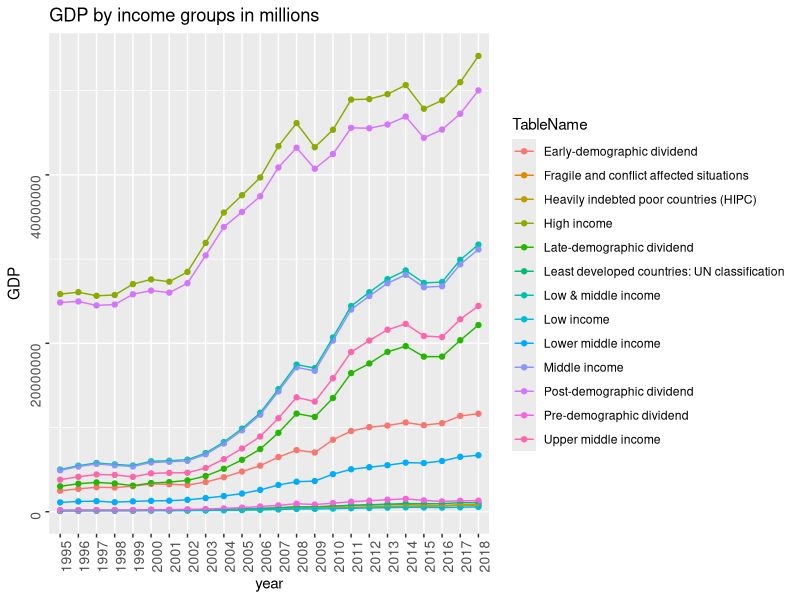

Write R code to recreate this figure.
## ---- chunk 1
knitr::opts_chunk$set(echo = TRUE)
## ---- chunk 2

library(readxl)
library(dplyr)

#diable scientific notation, so that actual decimal values are imported instead of exponential factors
options(scipen = 999)


# Importing country Metadta dataset into R
country_metadata_dataset <- read_excel("GDP.xls", col_names = TRUE, sheet = "Metadata - Countries")

# Importing GDP (1995-2018) by country dataset into R
gdp_dataset <- read_excel("GDP.xls", col_names = TRUE, sheet = "Data", skip = 3) %>%
  data.frame(., stringsAsFactors = F) %>%
  select(., 1,2,3,40:63)

# Importing GDP percapita (1995-2018) by country dataset into R
gdp_percapita_dataset <- read_excel("GDP per Capita.xls", col_names = TRUE, sheet = "Data", skip = 3) %>%
  data.frame(., stringsAsFactors = F) %>%
  select(., 1,2,3,40:63)

# Importing Manufacturing GDP (1995-2018) percentage by country dataset into R
gdp_manufacturing_dataset <- read_excel("Manufacturing.xls", col_names = TRUE, sheet = "Data", skip = 3) %>%
  data.frame(., stringsAsFactors = F) %>%
  select(., 1,2,3,40:63)

# Importing Agriculture GDP (1995-2018) percentage by country dataset into R
gdp_agriculture_dataset <- read_excel("Agriculture.xls", col_names = TRUE, sheet = "Data", skip = 3) %>%
  data.frame(., stringsAsFactors = F) %>%
  select(., 1,2,3,40:63)

# Importing Service GDP (1995-2018) percentage by country dataset into R
gdp_service_dataset <- read_excel("Service.xls", col_names = TRUE, sheet = "Data", skip = 3) %>%
  data.frame(., stringsAsFactors = F) %>%
  select(., 1,2,3,40:63)

# Importing Industries GDP (1995-2018) percentage by country dataset into R
gdp_industries_dataset <- read_excel("Industries.xls", col_names = TRUE, sheet = "Data", skip = 3) %>%
  data.frame(., stringsAsFactors = F) %>%
  select(., 1,2,3,40:63)

head(gdp_dataset)

## ---- chunk 3

library(tidyr)
library(stringr)
df1 <- gather(gdp_dataset, "year", "GDP", 4:27) %>% select(1, 4, 5)
df1$GDP <- df1$GDP/1000000
df2 <- gather(gdp_percapita_dataset, "year", "GDP Percapita", 4:27) %>% select(1, 4, 5)
df2$`GDP Percapita` <- df2$`GDP Percapita`/1000000
df3 <- gather(gdp_industries_dataset, "year", "Industry Percent of GDP", 4:27) %>% select(1, 4, 5)
df4 <- gather(gdp_service_dataset, "year", "Services Percent of GDP", 4:27) %>% select(1, 4, 5)
df5 <- gather(gdp_agriculture_dataset, "year", "Agriculture Percent of GDP", 4:27) %>% select(1, 4, 5)
df6 <- gather(gdp_manufacturing_dataset, "year", "Manufacturing Percent of GDP", 4:27) %>% select(1, 4, 5)
df <- merge(df1, df2, all.y = T)
df <- merge(df, df3, all.y = T)
df <- merge(df, df4, all.y = T)
df <- merge(df, df5, all.y = T)
df <- merge(df, df6, all.y = T)
df <- merge(country_metadata_dataset, df, by.x = "TableName", by.y = "Country.Name", all.y = T)

df$year <- str_extract(df$year, "[:digit:]+")

head(df)

## ---- chunk 4
library(ggplot2)
library(dplyr)

incomegroup_df <- df %>%
  filter(., is.na(IncomeGroup)) %>%
  filter(., `Country Code` %in% c("EAR","FCS","HIC","HPC","LDC","LIC","LMC","LMY","LTE","MIC","PRE","PST","UMC")) %>%
  arrange(TableName, year)

incomegroup_df

ggplot(incomegroup_df, aes(x=year, colour=TableName, group = TableName)) +
  geom_point(aes(y = `GDP`)) + 
  geom_line(aes(y = `GDP`)) +
  theme(axis.text.x = element_text(size=10, angle=90)) +
  theme(axis.text.y = element_text(size=10, angle=90)) +
  labs(title = "GDP by income groups in millions")
 
